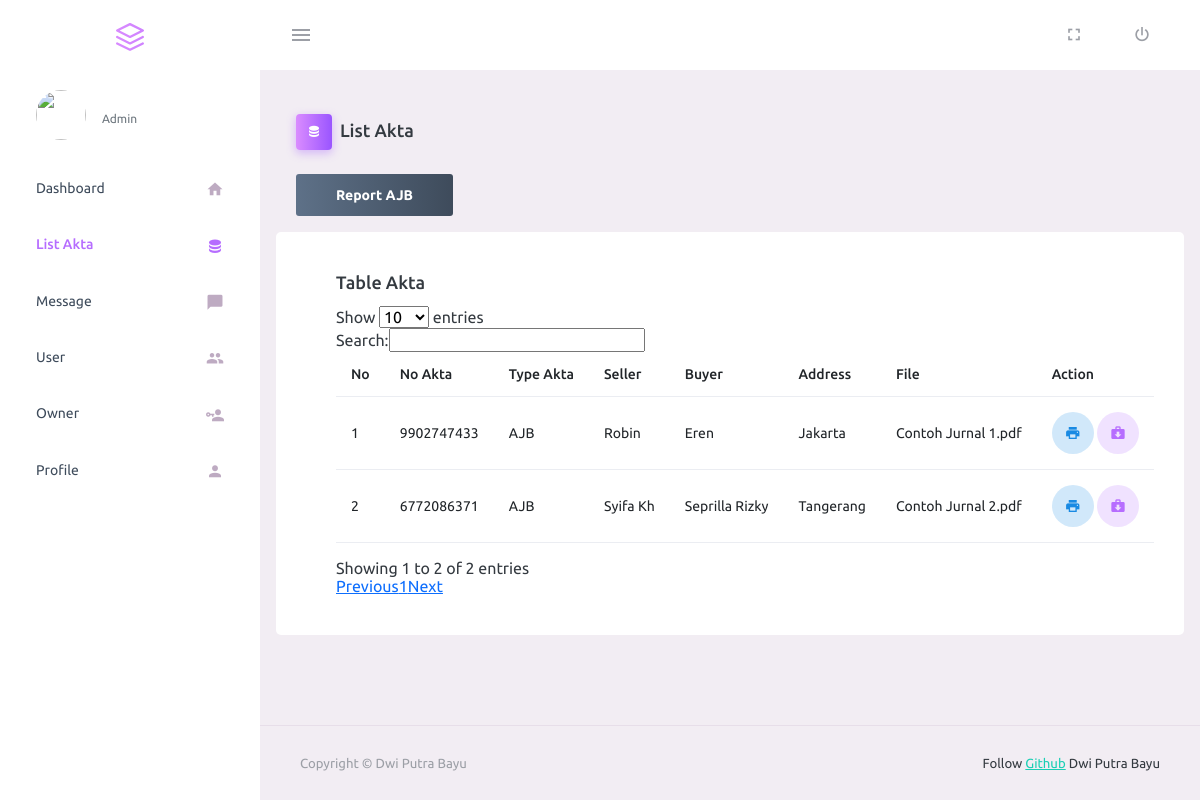
The page /owner/listajb.php (signed in) on the database as committed earlier.
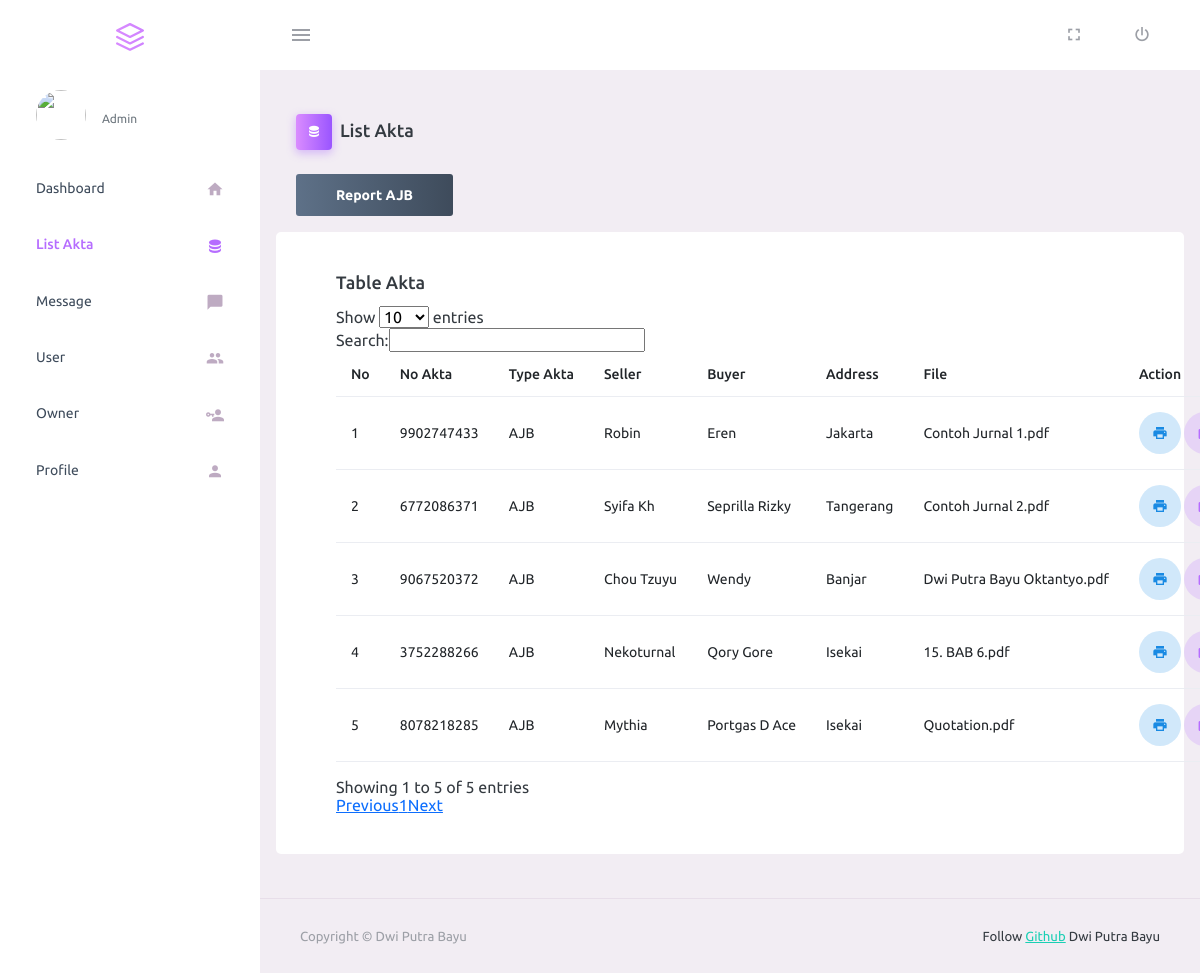
The same page on the database as committed later.
### tables this page shows
CREATE TABLE `akta` (
  `id` int(11) NOT NULL,
  `no_akta` varchar(255) NOT NULL,
  `type_akta` varchar(255) NOT NULL,
  `seller` varchar(255) NOT NULL,
  `buyer` varchar(255) NOT NULL,
  `no_hak` int(5) NOT NULL,
  `address` varchar(255) NOT NULL,
  `surface_area` varchar(255) NOT NULL,
  `transaction` varchar(255) NOT NULL,
  `certificate` int(6) NOT NULL,
  `pbb` int(7) NOT NULL,
  `njop` int(8) NOT NULL,
  `ssp` int(9) NOT NULL,
  `ssb` int(10) NOT NULL,
  `description` varchar(255) NOT NULL,
  `pdf_akta` text NOT NULL,
  `created_at` timestamp NOT NULL DEFAULT current_timestamp()
);

### owner/listajb.php (the view, shortened to what this page needs)
<?php
require "function.php";
?>
<!DOCTYPE html>
<html lang="en">
<?php require "partials/head.php" ?>
<body>
    <div class="container-scroller">
        <?php require "partials/navbar.php" ?>
        <div class="container-fluid page-body-wrapper">
            <?php require "partials/sidebar.php" ?>
            <div class="main-panel">
                <div class="content-wrapper">
                    <div class="page-header">
                        <h3 class="page-title">
                            <span class="page-title-icon bg-gradient-primary text-white me-2">
                                <i class="mdi mdi-database"></i>
                            </span>List Akta
                        </h3>
                    </div>
                    <div class="d-flex mb-3">
                        <a href="report.php?reportajb=true" class="btn btn-gradient-dark">Report AJB</a>
                    </div>
                    <div class="row">
                        <div class="card">
                            <div class="card-body">
                                <h4 class="card-title">Table Akta</h4>
                                <table class="table table-hover pt-3 mb-3" id="example">
                                    <thead>
                                        <tr>
                                            <th>No</th>
                                            <th>No Akta</th>
                                            <th>Type Akta</th>
                                            <th>Seller</th>
                                            <th>Buyer</th>
                                            <th>Address</th>
                                            <th>File</th>
                                            <th>Action</th>
                                        </tr>
                                    </thead>
                                    <tbody>
                                        <?php
                                        $q = "SELECT * FROM akta WHERE type_akta = 'AJB'";
                                        $r = mysqli_query($db,$q);
                                        $c = 1;
                                        while ($akta = mysqli_fetch_array($r)) {
                                        if ($akta['type_akta']=='AJB') {
                                        ?>
                                        <tr>
                                            <td><?= $c ?></td>
                                            <td><?= $akta["no_akta"] ?></td>
                                            <td><?= $akta["type_akta"] ?></td>
                                            <td><?= $akta["seller"] ?></td>
                                            <td><?= $akta["buyer"] ?></td>
                                            <td><?= $akta["address"] ?></td>
                                            <td><?= $akta["pdf_akta"] ?></td>
                                            <td>
                                                <a href="detailakta.php?id=<?= $akta['id'] ?>"
                                                    class="btn btn-inverse-info btn-rounded btn-icon"
                                                    style="padding-top: 12px;">
                                                    <i class="mdi mdi-printer"></i>
                                                </a>
                                                <a href="viewpdf.php?id=<?= $akta['id'] ?>"
                                                    class="btn btn-inverse-primary btn-rounded btn-icon"
                                                    style="padding-top: 12px;">
                                                    <i class="mdi mdi-briefcase-download"></i>
                                                </a>
                                            </td>
                                        </tr>
                                        <?php
                                        $c++;
                                        }
                                        }
                                        ?>
                                    </tbody>
                                </table>
                            </div>
                        </div>
                    </div>
                </div>
                <?php require "partials/footer.php" ?>
            </div>
        </div>
    </div>
</body>
</html>

Rows that differ between the two databases and show on the page:
added akta: no_akta "9067520372", type_akta "AJB", seller "Chou Tzuyu", buyer "Wendy", address "Banjar", pdf_akta "Dwi Putra Bayu Oktantyo.pdf"
added akta: no_akta "3752288266", type_akta "AJB", seller "Nekoturnal", buyer "Qory Gore", address "Isekai", pdf_akta "15. BAB 6.pdf"
added akta: no_akta "8078218285", type_akta "AJB", seller "Mythia", buyer "Portgas D Ace", address "Isekai", pdf_akta "Quotation.pdf"
Other text that changed with them:
text written by a page script: "Show entries Search: Showing 1 to 2 of 2 entries Previous 1 Next" → "Show entries Search: Showing 1 to 5 of 5 entries Previous 1 Next"
